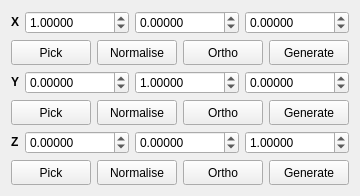
          <widget class="QWidget" name="DestinationTab_2">
           <attribute name="title">
            <string>Target</string>
           </attribute>
           <layout class="QVBoxLayout" name="verticalLayout_8">
            <item>
             <layout class="QHBoxLayout" name="horizontalLayout_9">
              <item>
               <widget class="QLabel" name="label_13">
                <property name="sizePolicy">
                 <sizepolicy hsizetype="Fixed" vsizetype="Fixed">
                  <horstretch>0</horstretch>
                  <verstretch>0</verstretch>
                 </sizepolicy>
                </property>
                <property name="font">
                 <font>
                  <weight>75</weight>
                  <bold>true</bold>
                 </font>
                </property>
                <property name="text">
                 <string>X</string>
                </property>
               </widget>
              </item>
              <item>
               <widget class="QDoubleSpinBox" name="ConvertTargetMatrixAXSpin">
                <property name="sizePolicy">
                 <sizepolicy hsizetype="Expanding" vsizetype="Fixed">
                  <horstretch>0</horstretch>
                  <verstretch>0</verstretch>
                 </sizepolicy>
                </property>
                <property name="decimals">
                 <number>5</number>
                </property>
                <property name="minimum">
                 <double>-10.000000000000000</double>
                </property>
                <property name="maximum">
                 <double>10.000000000000000</double>
                </property>
                <property name="singleStep">
                 <double>0.100000000000000</double>
                </property>
                <property name="value">
                 <double>1.000000000000000</double>
                </property>
               </widget>
              </item>
              <item>
               <widget class="QDoubleSpinBox" name="ConvertTargetMatrixAYSpin">
                <property name="sizePolicy">
                 <sizepolicy hsizetype="Expanding" vsizetype="Fixed">
                  <horstretch>0</horstretch>
                  <verstretch>0</verstretch>
                 </sizepolicy>
                </property>
                <property name="decimals">
                 <number>5</number>
                </property>
                <property name="minimum">
                 <double>-10.000000000000000</double>
                </property>
                <property name="maximum">
                 <double>10.000000000000000</double>
                </property>
                <property name="singleStep">
                 <double>0.100000000000000</double>
                </property>
               </widget>
              </item>
              <item>
               <widget class="QDoubleSpinBox" name="ConvertTargetMatrixAZSpin">
                <property name="sizePolicy">
                 <sizepolicy hsizetype="Expanding" vsizetype="Fixed">
                  <horstretch>0</horstretch>
                  <verstretch>0</verstretch>
                 </sizepolicy>
                </property>
                <property name="decimals">
                 <number>5</number>
                </property>
                <property name="minimum">
                 <double>-10.000000000000000</double>
                </property>
                <property name="maximum">
                 <double>10.000000000000000</double>
                </property>
                <property name="singleStep">
                 <double>0.100000000000000</double>
                </property>
               </widget>
              </item>
             </layout>
            </item>
            <item>
             <layout class="QHBoxLayout" name="horizontalLayout_12">
              <item>
               <widget class="QPushButton" name="ConvertTargetDefineAButton">
                <property name="minimumSize">
                 <size>
                  <width>50</width>
                  <height>25</height>
                 </size>
                </property>
                <property name="maximumSize">
                 <size>
                  <width>200</width>
                  <height>25</height>
                 </size>
                </property>
                <property name="toolTip">
                 <string>Choose two atoms to define the X axis</string>
                </property>
                <property name="text">
                 <string>Pick</string>
                </property>
                <property name="icon">
                 <iconset resource="icons.qrc">
                  <normaloff>:/basic/icons/basic_pick.svg</normaloff>:/basic/icons/basic_pick.svg</iconset>
                </property>
                <property name="iconSize">
                 <size>
                  <width>16</width>
                  <height>16</height>
                 </size>
                </property>
                <property name="checkable">
                 <bool>true</bool>
                </property>
               </widget>
              </item>
              <item>
               <widget class="QPushButton" name="ConvertTargetNormaliseAButton">
                <property name="minimumSize">
                 <size>
                  <width>32</width>
                  <height>25</height>
                 </size>
                </property>
                <property name="maximumSize">
                 <size>
                  <width>200</width>
                  <height>25</height>
                 </size>
                </property>
                <property name="toolTip">
                 <string>Normalise vector</string>
                </property>
                <property name="text">
                 <string>Normalise</string>
                </property>
                <property name="icon">
                 <iconset resource="icons.qrc">
                  <normaloff>:/vector/icons/vector_normalise.svg</normaloff>:/vector/icons/vector_normalise.svg</iconset>
                </property>
                <property name="iconSize">
                 <size>
                  <width>16</width>
                  <height>16</height>
                 </size>
                </property>
               </widget>
              </item>
              <item>
               <widget class="QPushButton" name="ConvertTargetOrthogonaliseAButton">
                <property name="minimumSize">
                 <size>
                  <width>32</width>
                  <height>25</height>
                 </size>
                </property>
                <property name="maximumSize">
                 <size>
                  <width>200</width>
                  <height>25</height>
                 </size>
                </property>
                <property name="toolTip">
                 <string>Orthogonalise vector w.r.t. Y-axis</string>
                </property>
                <property name="text">
                 <string>Ortho</string>
                </property>
                <property name="icon">
                 <iconset resource="icons.qrc">
                  <normaloff>:/vector/icons/vector_orthogonalise.svg</normaloff>:/vector/icons/vector_orthogonalise.svg</iconset>
                </property>
                <property name="iconSize">
                 <size>
                  <width>16</width>
                  <height>16</height>
                 </size>
                </property>
               </widget>
              </item>
              <item>
               <widget class="QPushButton" name="ConvertTargetGenerateAButton">
                <property name="minimumSize">
                 <size>
                  <width>32</width>
                  <height>25</height>
                 </size>
                </property>
                <property name="maximumSize">
                 <size>
                  <width>200</width>
                  <height>25</height>
                 </size>
                </property>
                <property name="toolTip">
                 <string>Generate axis from cross product of other axes</string>
                </property>
                <property name="text">
                 <string>Generate</string>
                </property>
                <property name="icon">
                 <iconset resource="icons.qrc">
                  <normaloff>:/vector/icons/vector_generatexp.svg</normaloff>:/vector/icons/vector_generatexp.svg</iconset>
                </property>
                <property name="iconSize">
                 <size>
                  <width>16</width>
                  <height>16</height>
                 </size>
                </property>
               </widget>
              </item>
             </layout>
            </item>
            <item>
             <layout class="QHBoxLayout" name="horizontalLayout_10">
              <item>
               <widget class="QLabel" name="label_11">
                <property name="sizePolicy">
                 <sizepolicy hsizetype="Fixed" vsizetype="Fixed">
                  <horstretch>0</horstretch>
                  <verstretch>0</verstretch>
                 </sizepolicy>
                </property>
                <property name="font">
                 <font>
                  <weight>75</weight>
                  <bold>true</bold>
                 </font>
                </property>
                <property name="text">
                 <string>Y</string>
                </property>
               </widget>
              </item>
              <item>
               <widget class="QDoubleSpinBox" name="ConvertTargetMatrixBXSpin">
                <property name="sizePolicy">
                 <sizepolicy hsizetype="Expanding" vsizetype="Fixed">
                  <horstretch>0</horstretch>
                  <verstretch>0</verstretch>
                 </sizepolicy>
                </property>
                <property name="decimals">
                 <number>5</number>
                </property>
                <property name="minimum">
                 <double>-10.000000000000000</double>
                </property>
                <property name="maximum">
                 <double>10.000000000000000</double>
                </property>
                <property name="singleStep">
                 <double>0.100000000000000</double>
                </property>
               </widget>
              </item>
              <item>
               <widget class="QDoubleSpinBox" name="ConvertTargetMatrixBYSpin">
                <property name="sizePolicy">
                 <sizepolicy hsizetype="Expanding" vsizetype="Fixed">
                  <horstretch>0</horstretch>
                  <verstretch>0</verstretch>
                 </sizepolicy>
                </property>
                <property name="decimals">
                 <number>5</number>
                </property>
                <property name="minimum">
                 <double>-10.000000000000000</double>
                </property>
                <property name="maximum">
                 <double>10.000000000000000</double>
                </property>
                <property name="singleStep">
                 <double>0.100000000000000</double>
                </property>
                <property name="value">
                 <double>1.000000000000000</double>
                </property>
               </widget>
              </item>
              <item>
               <widget class="QDoubleSpinBox" name="ConvertTargetMatrixBZSpin">
                <property name="sizePolicy">
                 <sizepolicy hsizetype="Expanding" vsizetype="Fixed">
                  <horstretch>0</horstretch>
                  <verstretch>0</verstretch>
                 </sizepolicy>
                </property>
                <property name="decimals">
                 <number>5</number>
                </property>
                <property name="minimum">
                 <double>-10.000000000000000</double>
                </property>
                <property name="maximum">
                 <double>10.000000000000000</double>
                </property>
                <property name="singleStep">
                 <double>0.100000000000000</double>
                </property>
               </widget>
              </item>
             </layout>
            </item>
            <item>
             <layout class="QHBoxLayout" name="horizontalLayout_13">
              <item>
               <widget class="QPushButton" name="ConvertTargetDefineBButton">
                <property name="minimumSize">
                 <size>
                  <width>50</width>
                  <height>25</height>
                 </size>
                </property>
                <property name="maximumSize">
                 <size>
                  <width>200</width>
                  <height>25</height>
                 </size>
                </property>
                <property name="toolTip">
                 <string>Choose two atoms to define the Y axis</string>
                </property>
                <property name="text">
                 <string>Pick</string>
                </property>
                <property name="icon">
                 <iconset resource="icons.qrc">
                  <normaloff>:/basic/icons/basic_pick.svg</normaloff>:/basic/icons/basic_pick.svg</iconset>
                </property>
                <property name="iconSize">
                 <size>
                  <width>16</width>
                  <height>16</height>
                 </size>
                </property>
                <property name="checkable">
                 <bool>true</bool>
                </property>
               </widget>
              </item>
              <item>
               <widget class="QPushButton" name="ConvertTargetNormaliseBButton">
                <property name="minimumSize">
                 <size>
                  <width>32</width>
                  <height>25</height>
                 </size>
                </property>
                <property name="maximumSize">
                 <size>
                  <width>200</width>
                  <height>25</height>
                 </size>
                </property>
                <property name="toolTip">
                 <string>Normalise vector</string>
                </property>
                <property name="text">
                 <string>Normalise</string>
                </property>
                <property name="icon">
                 <iconset resource="icons.qrc">
                  <normaloff>:/vector/icons/vector_normalise.svg</normaloff>:/vector/icons/vector_normalise.svg</iconset>
                </property>
                <property name="iconSize">
                 <size>
                  <width>16</width>
                  <height>16</height>
                 </size>
                </property>
               </widget>
              </item>
              <item>
               <widget class="QPushButton" name="ConvertTargetOrthogonaliseBButton">
                <property name="minimumSize">
                 <size>
                  <width>32</width>
                  <height>25</height>
                 </size>
                </property>
                <property name="maximumSize">
                 <size>
                  <width>200</width>
                  <height>25</height>
                 </size>
                </property>
                <property name="toolTip">
                 <string>Orthogonalise vector w.r.t. X-axis</string>
                </property>
                <property name="text">
                 <string>Ortho</string>
                </property>
                <property name="icon">
                 <iconset resource="icons.qrc">
                  <normaloff>:/vector/icons/vector_orthogonalise.svg</normaloff>:/vector/icons/vector_orthogonalise.svg</iconset>
                </property>
                <property name="iconSize">
                 <size>
                  <width>16</width>
                  <height>16</height>
                 </size>
                </property>
               </widget>
              </item>
              <item>
               <widget class="QPushButton" name="ConvertTargetGenerateBButton">
                <property name="minimumSize">
                 <size>
                  <width>32</width>
                  <height>25</height>
                 </size>
                </property>
                <property name="maximumSize">
                 <size>
                  <width>200</width>
                  <height>25</height>
                 </size>
                </property>
                <property name="toolTip">
                 <string>Generate axis from cross product of other axes</string>
                </property>
                <property name="text">
                 <string>Generate</string>
                </property>
                <property name="icon">
                 <iconset resource="icons.qrc">
                  <normaloff>:/vector/icons/vector_generatexp.svg</normaloff>:/vector/icons/vector_generatexp.svg</iconset>
                </property>
                <property name="iconSize">
                 <size>
                  <width>16</width>
                  <height>16</height>
                 </size>
                </property>
               </widget>
              </item>
             </layout>
            </item>
            <item>
             <layout class="QHBoxLayout" name="horizontalLayout_11">
              <item>
               <widget class="QLabel" name="label_12">
                <property name="sizePolicy">
                 <sizepolicy hsizetype="Fixed" vsizetype="Fixed">
                  <horstretch>0</horstretch>
                  <verstretch>0</verstretch>
                 </sizepolicy>
                </property>
                <property name="font">
                 <font>
                  <weight>75</weight>
                  <bold>true</bold>
                 </font>
                </property>
                <property name="text">
                 <string>Z</string>
                </property>
               </widget>
              </item>
              <item>
               <widget class="QDoubleSpinBox" name="ConvertTargetMatrixCXSpin">
                <property name="enabled">
                 <bool>true</bool>
                </property>
                <property name="sizePolicy">
                 <sizepolicy hsizetype="Expanding" vsizetype="Fixed">
                  <horstretch>0</horstretch>
                  <verstretch>0</verstretch>
                 </sizepolicy>
                </property>
                <property name="decimals">
                 <number>5</number>
                </property>
                <property name="minimum">
                 <double>-10.000000000000000</double>
                </property>
                <property name="maximum">
                 <double>10.000000000000000</double>
                </property>
                <property name="singleStep">
                 <double>0.100000000000000</double>
                </property>
               </widget>
              </item>
              <item>
               <widget class="QDoubleSpinBox" name="ConvertTargetMatrixCYSpin">
                <property name="enabled">
                 <bool>true</bool>
                </property>
                <property name="sizePolicy">
                 <sizepolicy hsizetype="Expanding" vsizetype="Fixed">
                  <horstretch>0</horstretch>
                  <verstretch>0</verstretch>
                 </sizepolicy>
                </property>
                <property name="decimals">
                 <number>5</number>
                </property>
                <property name="minimum">
                 <double>-10.000000000000000</double>
                </property>
                <property name="maximum">
                 <double>10.000000000000000</double>
                </property>
                <property name="singleStep">
                 <double>0.100000000000000</double>
                </property>
               </widget>
              </item>
              <item>
               <widget class="QDoubleSpinBox" name="ConvertTargetMatrixCZSpin">
                <property name="enabled">
                 <bool>true</bool>
                </property>
                <property name="sizePolicy">
                 <sizepolicy hsizetype="Expanding" vsizetype="Fixed">
                  <horstretch>0</horstretch>
                  <verstretch>0</verstretch>
                 </sizepolicy>
                </property>
                <property name="decimals">
                 <number>5</number>
                </property>
                <property name="minimum">
                 <double>-10.000000000000000</double>
                </property>
                <property name="maximum">
                 <double>10.000000000000000</double>
                </property>
                <property name="singleStep">
                 <double>0.100000000000000</double>
                </property>
                <property name="value">
                 <double>1.000000000000000</double>
                </property>
               </widget>
              </item>
             </layout>
            </item>
            <item>
             <layout class="QHBoxLayout" name="horizontalLayout_14">
              <item>
               <widget class="QPushButton" name="ConvertTargetDefineCButton">
                <property name="enabled">
                 <bool>true</bool>
                </property>
                <property name="minimumSize">
                 <size>
                  <width>50</width>
                  <height>25</height>
                 </size>
                </property>
                <property name="maximumSize">
                 <size>
                  <width>200</width>
                  <height>25</height>
                 </size>
                </property>
                <property name="toolTip">
                 <string>Choose two atoms to define the Z axis</string>
                </property>
                <property name="text">
                 <string>Pick</string>
                </property>
                <property name="icon">
                 <iconset resource="icons.qrc">
                  <normaloff>:/basic/icons/basic_pick.svg</normaloff>:/basic/icons/basic_pick.svg</iconset>
                </property>
                <property name="iconSize">
                 <size>
                  <width>16</width>
                  <height>16</height>
                 </size>
                </property>
                <property name="checkable">
                 <bool>true</bool>
                </property>
               </widget>
              </item>
              <item>
               <widget class="QPushButton" name="ConvertTargetNormaliseCButton">
                <property name="minimumSize">
                 <size>
                  <width>32</width>
                  <height>25</height>
                 </size>
                </property>
                <property name="maximumSize">
                 <size>
                  <width>200</width>
                  <height>25</height>
                 </size>
                </property>
                <property name="toolTip">
                 <string>Normalise vector</string>
                </property>
                <property name="text">
                 <string>Normalise</string>
                </property>
                <property name="icon">
                 <iconset resource="icons.qrc">
                  <normaloff>:/vector/icons/vector_normalise.svg</normaloff>:/vector/icons/vector_normalise.svg</iconset>
                </property>
                <property name="iconSize">
                 <size>
                  <width>16</width>
                  <height>16</height>
                 </size>
                </property>
               </widget>
              </item>
              <item>
               <widget class="QPushButton" name="ConvertTargetOrthogonaliseCButton">
                <property name="minimumSize">
                 <size>
                  <width>32</width>
                  <height>25</height>
                 </size>
                </property>
                <property name="maximumSize">
                 <size>
                  <width>200</width>
                  <height>25</height>
                 </size>
                </property>
                <property name="toolTip">
                 <string>Orthogonalise vector w.r.t. X-axis</string>
                </property>
                <property name="text">
                 <string>Ortho</string>
                </property>
                <property name="icon">
                 <iconset resource="icons.qrc">
                  <normaloff>:/vector/icons/vector_orthogonalise.svg</normaloff>:/vector/icons/vector_orthogonalise.svg</iconset>
                </property>
                <property name="iconSize">
                 <size>
                  <width>16</width>
                  <height>16</height>
                 </size>
                </property>
               </widget>
              </item>
              <item>
               <widget class="QPushButton" name="ConvertTargetGenerateCButton">
                <property name="minimumSize">
                 <size>
                  <width>32</width>
                  <height>25</height>
                 </size>
                </property>
                <property name="maximumSize">
                 <size>
                  <width>200</width>
                  <height>25</height>
                 </size>
                </property>
                <property name="toolTip">
                 <string>Generate axis from cross product of other axes</string>
                </property>
                <property name="text">
                 <string>Generate</string>
                </property>
                <property name="icon">
                 <iconset resource="icons.qrc">
                  <normaloff>:/vector/icons/vector_generatexp.svg</normaloff>:/vector/icons/vector_generatexp.svg</iconset>
                </property>
                <property name="iconSize">
                 <size>
                  <width>16</width>
                  <height>16</height>
                 </size>
                </property>
               </widget>
              </item>
             </layout>
            </item>
           </layout>
          </widget>
